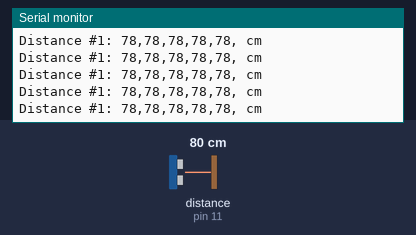
Simulated run of this sketch. Board: Arduino Uno, built with avr-gcc and run on an emulated ATmega328P. Shown: the last lines printed to the serial monitor. Wiring (inferred from the names in the program): ultrasonic range finder: trigger pin 10; echo pin 11. Inputs (shaded band) come from the test bench; at power-on: distance to the obstacle (sensor on pin 11) 80 cm. The echo pulse lasts 58.3 µs per cm.

Above: at 1.2 s.
1.3 s: distance to the obstacle (sensor on pin 11) set to 2 cm
At 1.9 s:
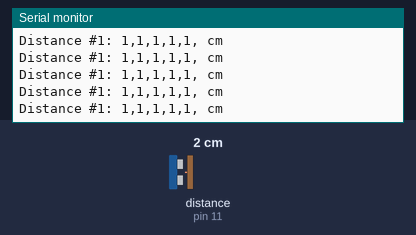
4.3 s: distance to the obstacle (sensor on pin 11) set to 18 cm
At 5.4 s:
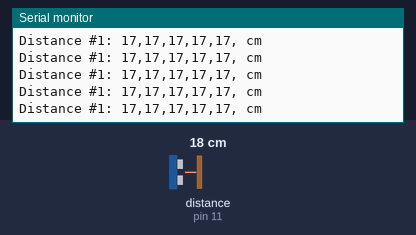
7.3 s: distance to the obstacle (sensor on pin 11) set to 4 cm
At 8.3 s:
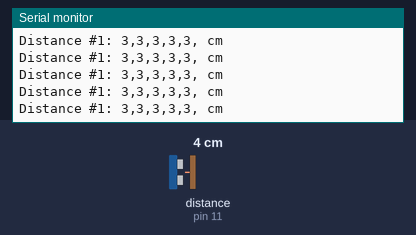
10.3 s: distance to the obstacle (sensor on pin 11) set to 35 cm
At 11.2 s:
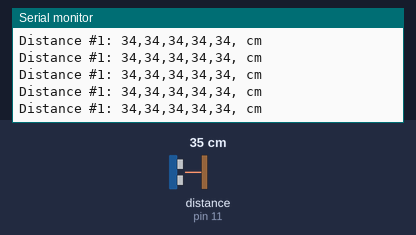
13.3 s: distance to the obstacle (sensor on pin 11) set to 9 cm
At 13.8 s:
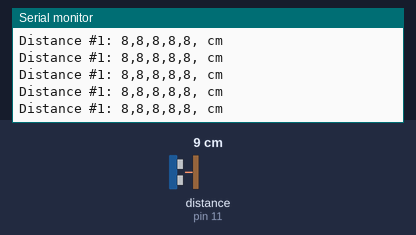
16.3 s: distance to the obstacle (sensor on pin 11) set to 60 cm
At 17.4 s:
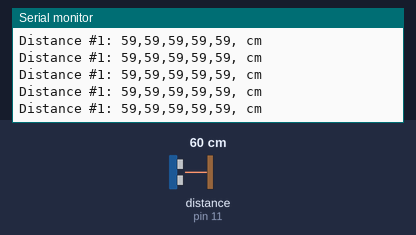
Timing chart, 0 to 19.3 s (numbered marks = the images above; inputs shaded):
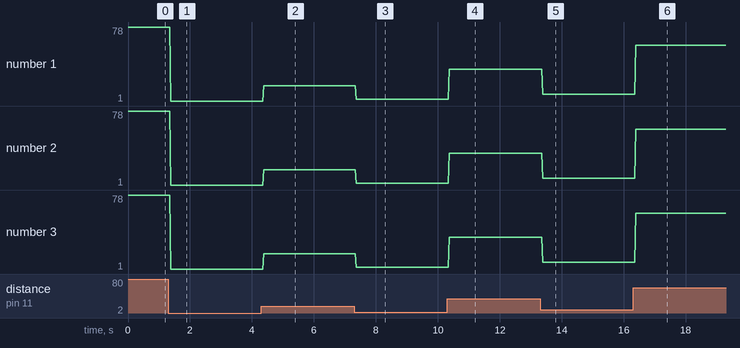

The sketch:

sensortest.ino
```cpp
#define trigPin_1 10
#define echoPin_1 11
#define trigPin_2 12
#define echoPin_2 13

// defines variables
int sensorNum = 1;
long duration; // variable for the duration of sound wave travel

int distances_Index_1 = 0;
int distances_1[5];
int distances_Index_2 = 0;
int distances_2[5];


void setup() {
  pinMode(trigPin_1, OUTPUT);
  pinMode(echoPin_1, INPUT);
  pinMode(trigPin_2, OUTPUT);
  pinMode(echoPin_2, INPUT);
  Serial.begin(9600);
}

void loop() {

  // Clears the trigPin condition
  int trigPin;
  int echoPin;
  int dist_index;
  int* dist_arr;
  if (sensorNum == 1) {
    trigPin = trigPin_1;
    echoPin = echoPin_1;
    dist_index = distances_Index_1;
    distances_Index_1++;
    dist_arr = distances_1;
    //sensorNum = 2;
  }
  else {
    trigPin = trigPin_2;
    echoPin = echoPin_2;
    dist_index = distances_Index_2;
    distances_Index_2++;
    dist_arr = distances_2;
    sensorNum = 1;
  }


  digitalWrite(trigPin, LOW);
  delayMicroseconds(2);

  // Sets the trigPin HIGH (ACTIVE) for 10 microseconds
  digitalWrite(trigPin, HIGH);
  delayMicroseconds(10);
  digitalWrite(trigPin, LOW);

  // Reads the echoPin, returns the sound wave travel time in microseconds
  duration = pulseIn(echoPin, HIGH);

  // Calculating the distance - Speed of sound wave divided by 2 (go and back)
  int distance = duration * 0.034 / 2;
  dist_arr[distances_Index_2 % 5] = distance;


  // Displays the distance on the Serial Monitor
  Serial.print("Distance #");
  Serial.print(sensorNum);
  Serial.print(": ");
  for (int i = 0; i < 5; i++) {
    Serial.print(distance);
    Serial.print(",");
  }
  Serial.println(" cm");

  delayMicroseconds(10000);
}
```

Measured:
- after the input at 1.3 s, the serial monitor: prints a new line after 0.08 s (image 1)
- after the input at 4.3 s, the serial monitor: prints a new line after 0.08 s (image 2)
- after the input at 7.3 s, the serial monitor: prints a new line after 0.06 s (image 3)
- after the input at 10.3 s, the serial monitor: prints a new line after 0.06 s (image 4)
- after the input at 13.3 s, the serial monitor: prints a new line after 0.08 s (image 5)
- after the input at 16.3 s, the serial monitor: prints a new line after 0.08 s (image 6)
- plotted number 1: 1 → 17 after the input at 4.3 s, 17 → 3 after the input at 7.3 s, 3 → 34 after the input at 10.3 s, 34 → 8 after the input at 13.3 s, 8 → 59 after the input at 16.3 s
- plotted number 2: 1 → 17 after the input at 4.3 s, 17 → 3 after the input at 7.3 s, 3 → 34 after the input at 10.3 s, 34 → 8 after the input at 13.3 s, 8 → 59 after the input at 16.3 s
